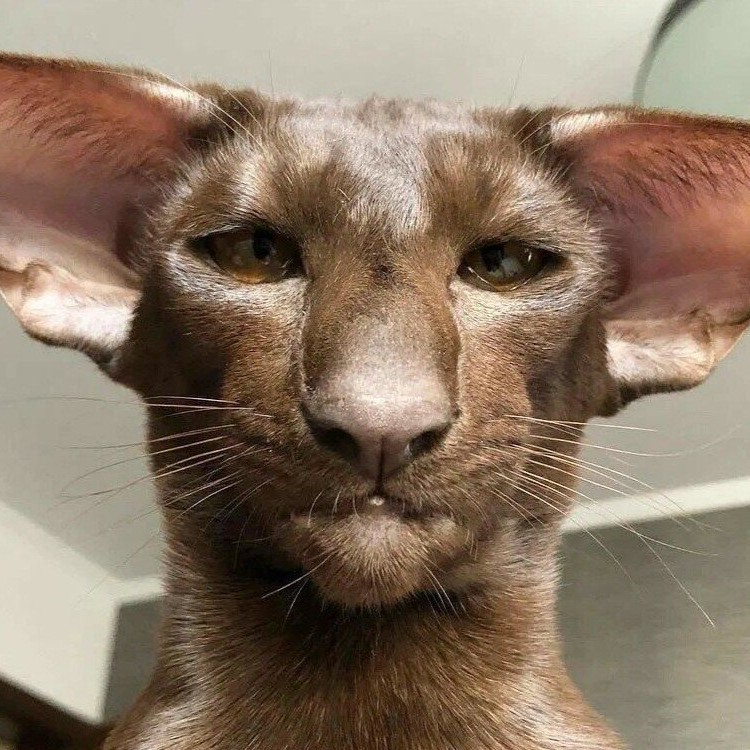
%> input picture Lab_1/cat.jpg, 750 x 750 px
$ octave Lab_1.m   (GNU Octave 9; MATLAB toolbox functions it lacks are replaced by stand-ins)
%> lines starting %> are read from the running program, lines starting %| are printed output that depends on the picture; in (x1, y1, x2, y2) boxes, pixels count from 0 and x2, y2 are one past the last pixel; in counts of white or black regions, pixels touching at a corner belong together; the program's own positions count from 1
clear;

% Шаг 2
cat=imread('C:\Users\User\Desktop\iтмо\DIP\DIP_MATLAB\cat.jpg');
%> cat is the input picture: size 750x750x3 uint8; mean R, G, B 139.6, 120.2, 101.7

% Шаг 3
imshow(cat);
pause;

% Шаг 4,5
imwrite(cat, 'cat.jpg');
imwrite(cat, 'cat.png');

% Шаг 6
info_jpg=imfinfo('cat.jpg');
info_png=imfinfo('cat.png');

% Шаг 7
Ks_jpg=((info_jpg.Width*info_jpg.Height*info_jpg.BitDepth)/8)/(info_jpg.FileSize);
Ks_png=((info_png.Width*info_png.Height*info_png.BitDepth)/8)/(info_png.FileSize);

% Шаг 8
cat_grey=rgb2gray(cat);
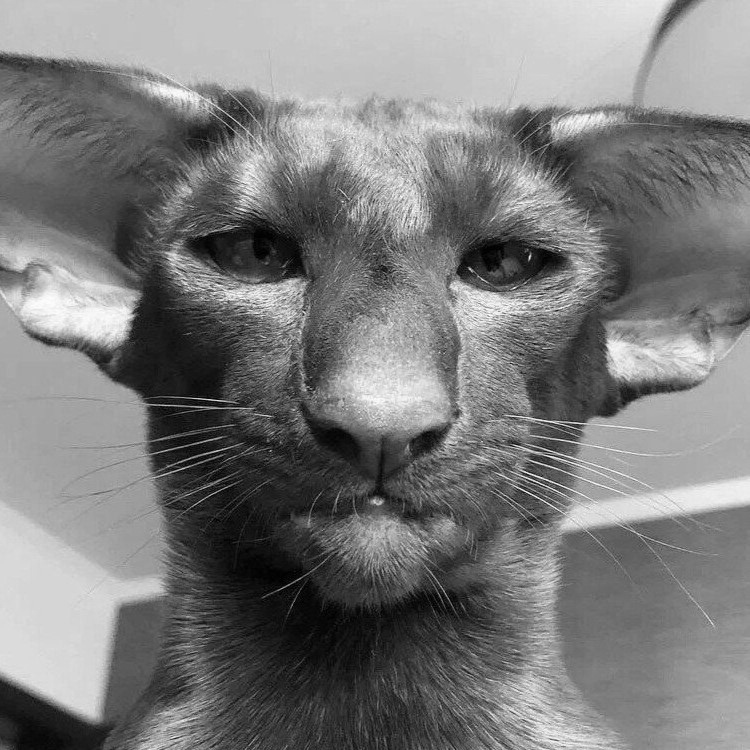
%> cat_grey: size 750x750 uint8; min 0, max 253, mean 123.9
imshow(cat_grey);
pause;
imwrite(cat_grey, 'cat_grey.jpg');

% Шаг 9
logical25=imbinarize(cat_grey, 0.25);
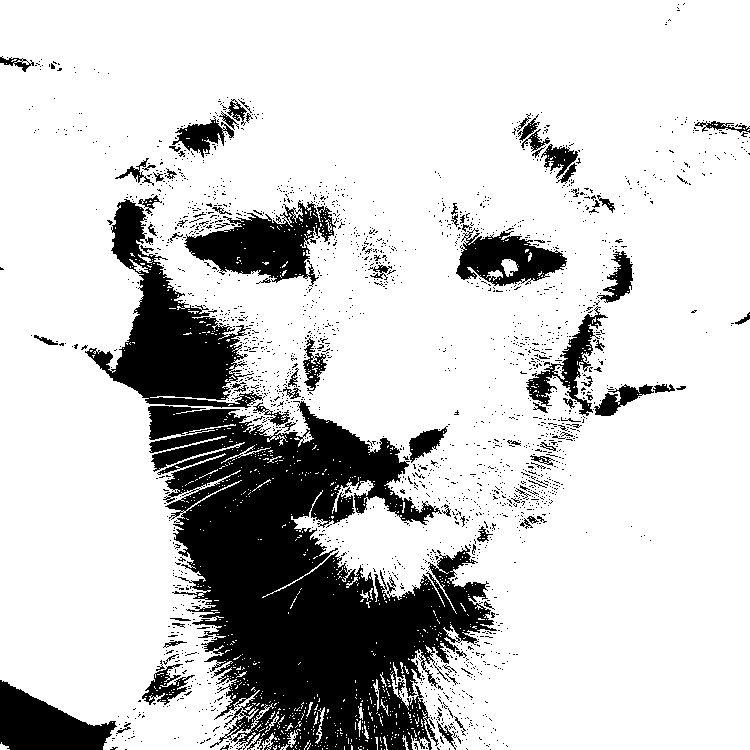
%> logical25: size 750x750 logical; 80.4% white; 2222 black regions (2123 under 20 px), largest, box (x1, y1, x2, y2) and area: (148, 401, 497, 750) 64901, (85, 199, 263, 408) 13284, (184, 200, 336, 287) 6257
imshow(logical25);
pause;
imwrite(logical25, 'Logical/logical25.jpg');

logical50=imbinarize(cat_grey, 0.50);
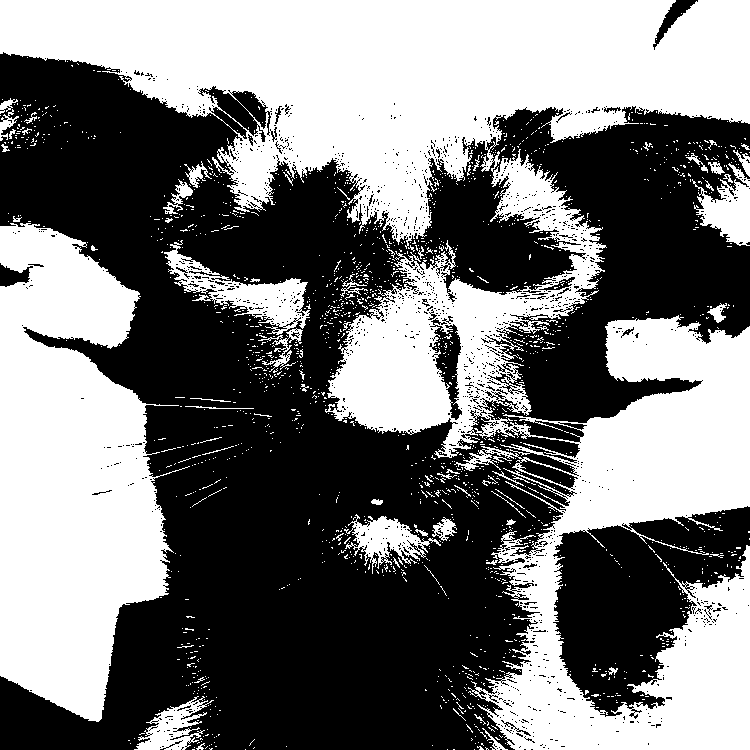
%> logical50: size 750x750 logical; 47.2% white; 1725 white regions (1658 under 20 px), largest, box (x1, y1, x2, y2) and area: (0, 0, 750, 750) 185664, (0, 223, 190, 722) 60626, (164, 240, 310, 335) 4132
imshow(logical50);
pause;
imwrite(logical50, 'Logical/logical50.jpg');

logical75=imbinarize(cat_grey, 0.75);
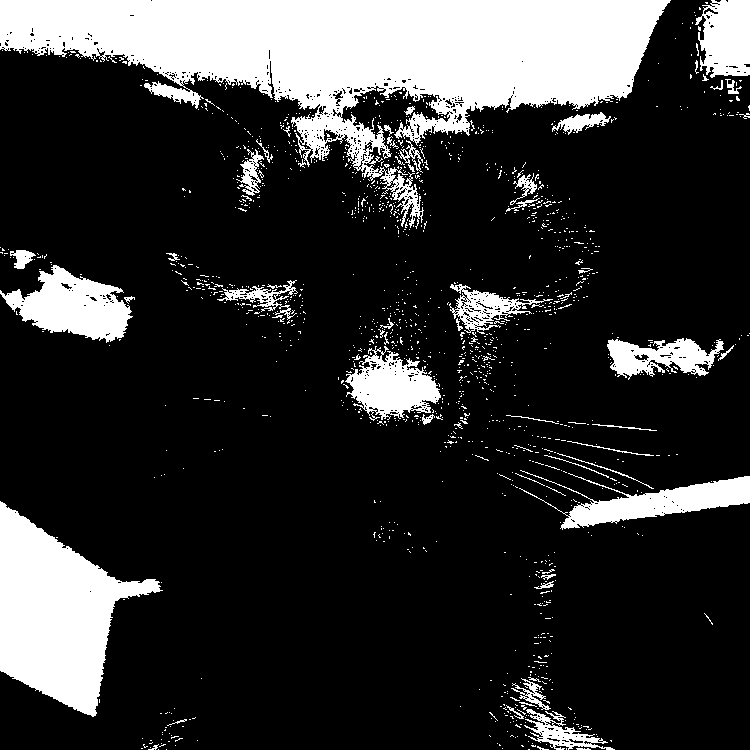
%> logical75: size 750x750 logical; 19.7% white; 1433 white regions (1371 under 20 px), largest, box (x1, y1, x2, y2) and area: (0, 0, 671, 229) 61410, (0, 501, 163, 717) 17767, (0, 265, 133, 343) 5537
imshow(logical75);
pause;
imwrite(logical75, 'Logical/logical75.jpg');

% Шаг 10
for i=1:8
    cat_i = logical(bitget(cat_grey, i));
    imshow(cat_i); pause;
    imwrite(cat_i, ['BitPlane/cat_' int2str(i) '.jpg'] )
end
%> this loop made 8 passes
%> pass 1, `cat_i = logical(bitget(cat_grey, i));`:
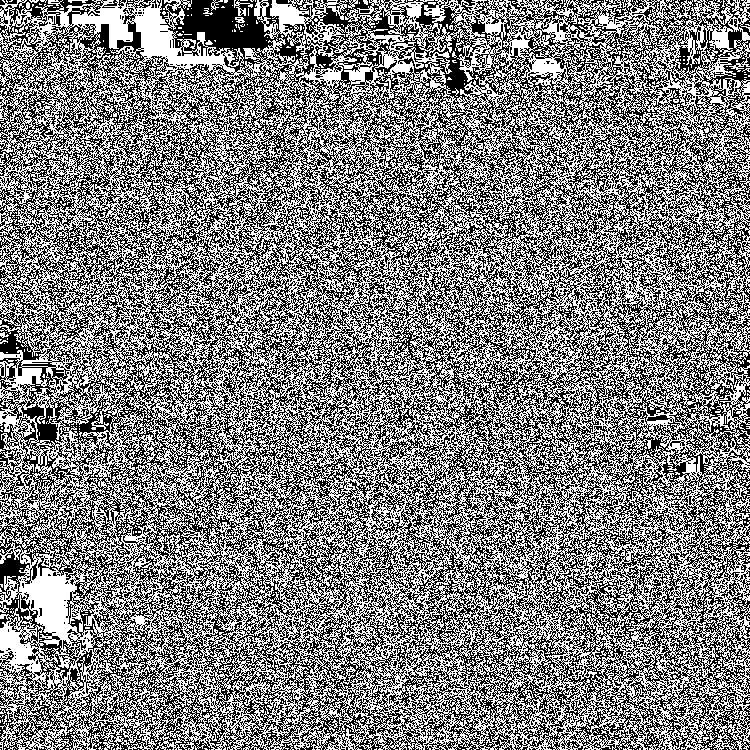
%> cat_i: size 750x750 logical; 50.2% white; black in thin lines or dots

% Шаг 11
for i=[5, 10, 20, 50]
    cat_i=mat2gray(blkproc(cat_grey, [i i], 'mean2(x)*ones(size(x))'));
    imshow(cat_i); pause;
    imwrite(cat_i, ['Discret/cat_' int2str(i) '.jpg']);
end
%> this loop made 4 passes
%> pass 1, `imwrite(cat_i, ['Discret/cat_' int2str(i) '.jpg']);`:
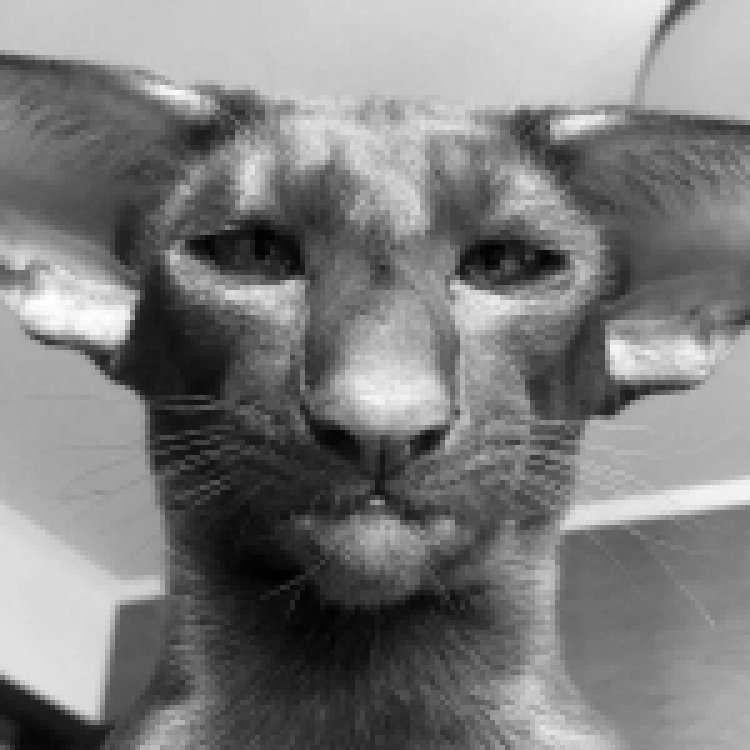
%> saved as cat_5.jpg: size 750x750 uint8; min 0, max 255, mean 125.3

% Шаг 12
for i=[4, 16, 32, 64, 128]
    levels = linspace(0, 255, i+1);
    cat_i = mat2gray(imquantize(cat_grey,levels));
    imshow(cat_i); pause;
    imwrite(cat_i, ['Quantiz/cat_' int2str(i) '.jpg']);
end
%> this loop made 5 passes
%> pass 1, `cat_i = mat2gray(imquantize(cat_grey,levels));`:
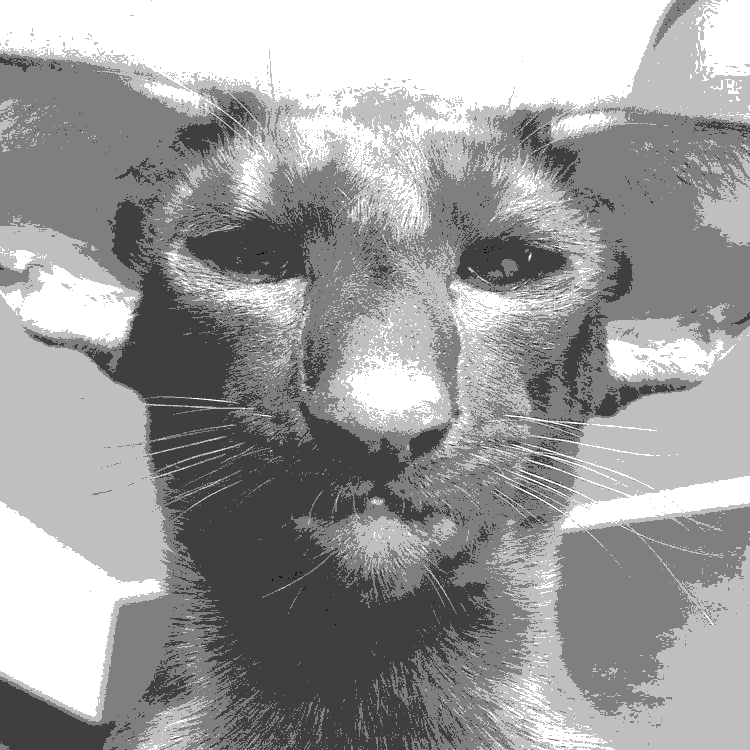
%> cat_i: size 750x750 double; min 0, max 1, mean 0.618

% Шаг 13
TargetSize = [100, 100];
%> (the run ends here)
